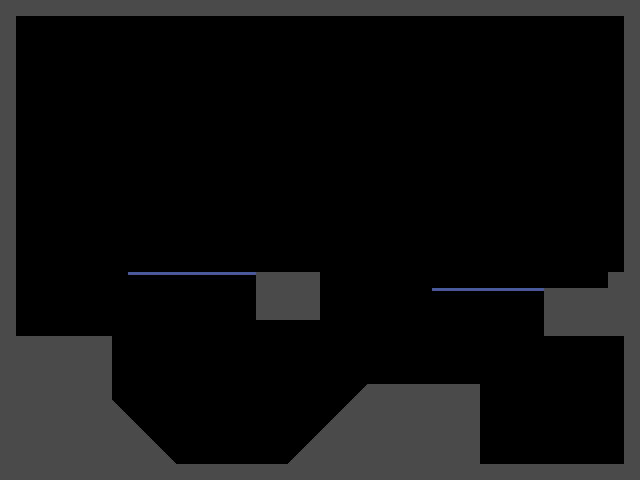

The image is a tile-based game level rendered from a .tmx file. Its description and complete source (layers, tilesets, objects, tile grids) follow:
An orthogonal 40x30 tile map with 16x16 px tiles, 1 tile layer (main) and 4 objects (spawn).

<map version="1.2" tiledversion="1.3.2" orientation="orthogonal" renderorder="right-down" compressionlevel="0" width="40" height="30" tilewidth="16" tileheight="16" infinite="0" nextlayerid="3" nextobjectid="7">
 <tileset firstgid="1" name="tileset" tilewidth="16" tileheight="16" tilecount="4" columns="2">
  <image source="tileset.png" width="32" height="32" />
  <tile id="0">
   <objectgroup draworder="index">
    <object id="1" x="0" y="0" width="16" height="16" />
   </objectgroup>
  </tile>
  <tile id="2">
   <properties>
    <property name="filewtf" type="file" value="" />
    <property name="floaty" type="float" value="0" />
    <property name="inty" type="int" value="0" />
    <property name="nez:isOneWayPlatform" type="bool" value="true" />
    <property name="poop" type="color" value="" />
   </properties>
   <objectgroup draworder="index">
    <object id="1" x="0" y="0" width="16" height="3" />
   </objectgroup>
  </tile>
  <tile id="3">
   <properties>
    <property name="nez:isSlope" type="bool" value="true" />
    <property name="nez:slopeTopLeft" type="int" value="0" />
    <property name="nez:slopeTopRight" type="int" value="15" />
   </properties>
   <objectgroup draworder="index">
    <object id="1" x="0" y="0">
     <polygon points="0,0 0,16 16,16" />
    </object>
   </objectgroup>
  </tile>
 </tileset>
 <layer id="1" name="main" width="40" height="30">
  <data encoding="csv">
1,1,1,1,1,1,1,1,1,1,1,1,1,1,1,1,1,1,1,1,1,1,1,1,1,1,1,1,1,1,1,1,1,1,1,1,1,1,1,1,
1,0,0,0,0,0,0,0,0,0,0,0,0,0,0,0,0,0,0,0,0,0,0,0,0,0,0,0,0,0,0,0,0,0,0,0,0,0,0,1,
1,0,0,0,0,0,0,0,0,0,0,0,0,0,0,0,0,0,0,0,0,0,0,0,0,0,0,0,0,0,0,0,0,0,0,0,0,0,0,1,
1,0,0,0,0,0,0,0,0,0,0,0,0,0,0,0,0,0,0,0,0,0,0,0,0,0,0,0,0,0,0,0,0,0,0,0,0,0,0,1,
1,0,0,0,0,0,0,0,0,0,0,0,0,0,0,0,0,0,0,0,0,0,0,0,0,0,0,0,0,0,0,0,0,0,0,0,0,0,0,1,
1,0,0,0,0,0,0,0,0,0,0,0,0,0,0,0,0,0,0,0,0,0,0,0,0,0,0,0,0,0,0,0,0,0,0,0,0,0,0,1,
1,0,0,0,0,0,0,0,0,0,0,0,0,0,0,0,0,0,0,0,0,0,0,0,0,0,0,0,0,0,0,0,0,0,0,0,0,0,0,1,
1,0,0,0,0,0,0,0,0,0,0,0,0,0,0,0,0,0,0,0,0,0,0,0,0,0,0,0,0,0,0,0,0,0,0,0,0,0,0,1,
1,0,0,0,0,0,0,0,0,0,0,0,0,0,0,0,0,0,0,0,0,0,0,0,0,0,0,0,0,0,0,0,0,0,0,0,0,0,0,1,
1,0,0,0,0,0,0,0,0,0,0,0,0,0,0,0,0,0,0,0,0,0,0,0,0,0,0,0,0,0,0,0,0,0,0,0,0,0,0,1,
1,0,0,0,0,0,0,0,0,0,0,0,0,0,0,0,0,0,0,0,0,0,0,0,0,0,0,0,0,0,0,0,0,0,0,0,0,0,0,1,
1,0,0,0,0,0,0,0,0,0,0,0,0,0,0,0,0,0,0,0,0,0,0,0,0,0,0,0,0,0,0,0,0,0,0,0,0,0,0,1,
1,0,0,0,0,0,0,0,0,0,0,0,0,0,0,0,0,0,0,0,0,0,0,0,0,0,0,0,0,0,0,0,0,0,0,0,0,0,0,1,
1,0,0,0,0,0,0,0,0,0,0,0,0,0,0,0,0,0,0,0,0,0,0,0,0,0,0,0,0,0,0,0,0,0,0,0,0,0,0,1,
1,0,0,0,0,0,0,0,0,0,0,0,0,0,0,0,0,0,0,0,0,0,0,0,0,0,0,0,0,0,0,0,0,0,0,0,0,0,0,1,
1,0,0,0,0,0,0,0,0,0,0,0,0,0,0,0,0,0,0,0,0,0,0,0,0,0,0,0,0,0,0,0,0,0,0,0,0,0,0,1,
1,0,0,0,0,0,0,0,0,0,0,0,0,0,0,0,0,0,0,0,0,0,0,0,0,0,0,0,0,0,0,0,0,0,0,0,0,0,0,1,
1,0,0,0,0,0,0,0,3,3,3,3,3,3,3,3,1,1,1,1,0,0,0,0,0,0,0,0,0,0,0,0,0,0,0,0,0,0,1,1,
1,0,0,0,0,0,0,0,0,0,0,0,0,0,0,0,1,1,1,1,0,0,0,0,0,0,0,3,3,3,3,3,3,3,1,1,1,1,1,1,
1,0,0,0,0,0,0,0,0,0,0,0,0,0,0,0,1,1,1,1,0,0,0,0,0,0,0,0,0,0,0,0,0,0,1,1,1,1,1,1,
1,0,0,0,0,0,0,0,0,0,0,0,0,0,0,0,0,0,0,0,0,0,0,0,0,0,0,0,0,0,0,0,0,0,1,1,1,1,1,1,
1,1,1,1,1,1,1,0,0,0,0,0,0,0,0,0,0,0,0,0,0,0,0,0,0,0,0,0,0,0,0,0,0,0,0,0,0,0,0,1,
1,1,1,1,1,1,1,0,0,0,0,0,0,0,0,0,0,0,0,0,0,0,0,0,0,0,0,0,0,0,0,0,0,0,0,0,0,0,0,1,
1,1,1,1,1,1,1,0,0,0,0,0,0,0,0,0,0,0,0,0,0,0,0,0,0,0,0,0,0,0,0,0,0,0,0,0,0,0,0,1,
1,1,1,1,1,1,1,0,0,0,0,0,0,0,0,0,0,0,0,0,0,0,2147483652,1,1,1,1,1,1,1,0,0,0,0,0,0,0,0,0,1,
1,1,1,1,1,1,1,4,0,0,0,0,0,0,0,0,0,0,0,0,0,2147483652,1,1,1,1,1,1,1,1,0,0,0,0,0,0,0,0,0,1,
1,1,1,1,1,1,1,1,4,0,0,0,0,0,0,0,0,0,0,0,2147483652,1,1,1,1,1,1,1,1,1,0,0,0,0,0,0,0,0,0,1,
1,1,1,1,1,1,1,1,1,4,0,0,0,0,0,0,0,0,0,2147483652,1,1,1,1,1,1,1,1,1,1,0,0,0,0,0,0,0,0,0,1,
1,1,1,1,1,1,1,1,1,1,4,0,0,0,0,0,0,0,2147483652,1,1,1,1,1,1,1,1,1,1,1,0,0,0,0,0,0,0,0,0,1,
1,1,1,1,1,1,1,1,1,1,1,1,1,1,1,1,1,1,1,1,1,1,1,1,1,1,1,1,1,1,1,1,1,1,1,1,1,1,1,1
</data>
 </layer>
 <objectgroup id="2" name="objects">
  <object id="6" name="spawn" x="48.4346" y="240.503" width="14.8796" height="14.8796" />
 </objectgroup>
</map>
